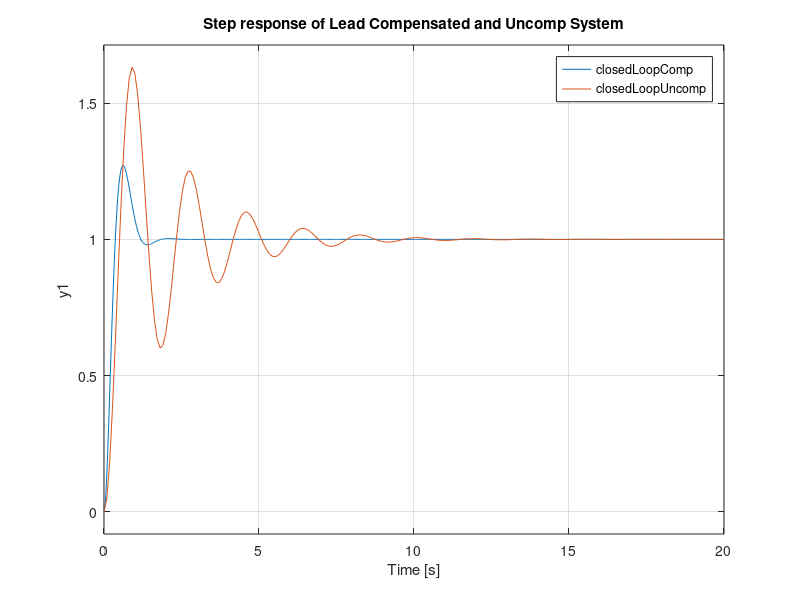

Recreate this plot in MATLAB.
num = 1;
den = [1 1 0];
G = tf(num,den);
%Gain adjusted Plant to achieve Kv of 12
K =12;
G1 = K*G;
[Gm,Pm,Wcg, Wcp] = margin(G1);
margin(G1);
Required_PM = 45;
%Required additional Phase Needed
AddPhase = (Required_PM - Pm) + 5;
%Determining the attenuation factor on the basis
%of required phase angle lead
a = (1-sind(AddPhase))/(1+sind(AddPhase));
NewCrossOverGain = -20*log10(1/sqrt(a))
[mag,phase,wout] = bode(G1);
%Frequency at New Cross Over Gain (Wc)
mag  = squeeze(mag);
Wc = interp1(20*log10(mag),wout,NewCrossOverGain);
zeroLeadComp = sqrt(a)*Wc; %z
poleLeadComp = Wc/sqrt(a); %p
KcLead = K/a;              %Kc
GcLead = tf(KcLead*[1 zeroLeadComp],[1 poleLeadComp ]);
G_CompSys = G*GcLead;
%G_CompSys1 = minreal(G_CompSys);
bode(G_CompSys,G1);
text(13.2,-153,'Compensated System')
text(0.239,-103,'Uncompensated System')
title('Lead Compensated Bode Plot')

closedLoopComp = feedback(G_CompSys,1);
closedLoopUncomp=feedback(G1,1);

step(closedLoopComp,closedLoopUncomp)
title ("Step response of Lead Compensated and Uncomp System")
